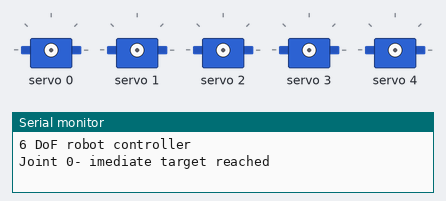
Bench run of a program on a simulated Arduino Mega 2560, built with avr-gcc and run on an emulated ATmega2560. Shown: 5 × servo, the last lines printed to the serial monitor.

Above: at 0.05 s.
At 2.2 s:
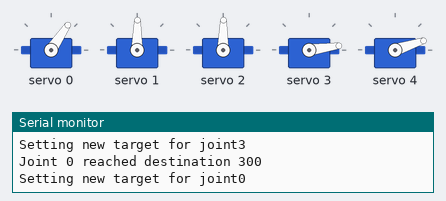
At 4.4 s:
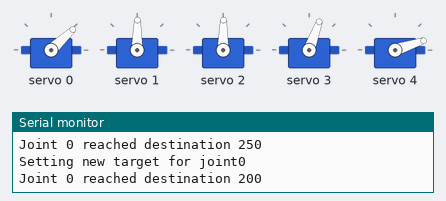
At 9.3 s:
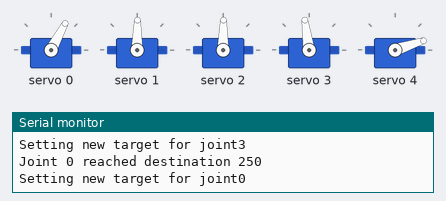
Timing chart, 0 to 12.1 s (numbered marks = the images above):
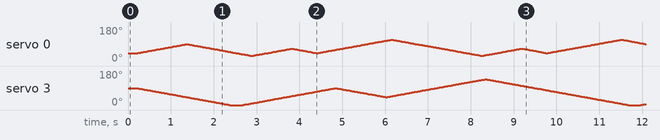

The program:

main.cpp
```cpp
#include "RobotJoint.hpp"
#include <Adafruit_PWMServoDriver.h>

Adafruit_PWMServoDriver pca9685_module = Adafruit_PWMServoDriver();

#define SERVOMIN 100
#define SERVOMAX 400
#define SERVOMAX5 200
#define SERVO_FREQ 50

// Setup the robot joints
RobotJoint joints[5] = {
    RobotJoint(0, 170, 350, &pca9685_module),
    RobotJoint(1, SERVOMIN, SERVOMAX, &pca9685_module),
    RobotJoint(2, SERVOMIN, SERVOMAX, &pca9685_module),
    RobotJoint(3, SERVOMIN, SERVOMAX, &pca9685_module),
    RobotJoint(4, SERVOMIN, SERVOMAX5, &pca9685_module)
};

void setup() {
  Serial.begin(9600);
  Serial.println("6 DoF robot controller");

  pca9685_module.begin();
  pca9685_module.setOscillatorFrequency(27000000);
  pca9685_module.setPWMFreq(SERVO_FREQ);  // Analog servos run at this freq

  // Recommended delay before setting the first servo
  delay(10);

  // Setup destination angles
  joints[0].setImmediateTarget(200);
  joints[1].setImmediateTarget(300);
  joints[2].setImmediateTarget(300);
  joints[3].setImmediateTarget(300);
  joints[4].setImmediateTarget(SERVOMAX5-50);
  // joints[5].setImmediateTarget(SERVOMAX-50);
}

// Define list of random targets for joint 0, between 170 and 350
uint16_t joint0_targets[5] = {300, 170, 250, 200, 350};
uint8_t joint0_target_index = 0;

// Define list of random targets for joint 3, between SERVOMIN and SERVOMAX
uint16_t joint3_targets[5] = {SERVOMIN, 300, 250, 200, SERVOMAX};
uint8_t joint3_target_index = 0;

void loop() {
  // Propagate the joints
  for (int i = 0; i < 5; i++) {
    joints[i].propagate();
  }

  // Check if joint 0 is done moving, then set new target
  if (!joints[0].isMoving()) {
    Serial.println("Setting new target for joint0");
    joints[0].setTargetAngle(joint0_targets[joint0_target_index]);
    joint0_target_index++;
    if (joint0_target_index > 4) {
      joint0_target_index = 0;
    }
  }

  // Check if joint 3 is done moving, then set new target
  if (!joints[3].isMoving()) {
    Serial.println("Setting new target for joint3");
    joints[3].setTargetAngle(joint3_targets[joint3_target_index]);
    joint3_target_index++;
    if (joint3_target_index > 4) {
      joint3_target_index = 0;
    }
  }

  // Loop over joints array and check if any joints are moving
  bool any_joints_moving = false;
  for (int i = 0; i < 5; i++) {
    if (joints[i].isMoving()) {
      any_joints_moving = true;
    }
  }

  if (!any_joints_moving) {
    Serial.println("All joints are done moving");
    delay(1000);
  }
  else
  {
    delay(10);
  }
}
```

RobotJoint.cpp
```cpp
#include "RobotJoint.hpp"
#include <Arduino.h>

RobotJoint::RobotJoint(uint8_t servo_num, uint16_t min, uint16_t max, Adafruit_PWMServoDriver* pwm) {
    this->_servo_num = servo_num;
    this->_min = min;
    this->_max = max;
    // Set the destination to out of bounds
    this->_destination = 0;
    this->_immediate_target = 0;
    this->_valid_destination = false;
    this->_valid_immediate_target = false;
    // Set the current based on which motor we're talking about
    switch (servo_num) {
        case 0:
            this->_current = max;
            break;
        case 1:
            this->_current = max;
            break;
        case 2:
            this->_current = max;
            break;
        case 3:
            this->_current = max;
            break;
        case 4:
            this->_current = (max - min) / 2;
            break;
        case 5:
            this->_current = (max - min) / 2;
            break;
        default:
            Serial.print("Invalid servo number: ");
            Serial.println(servo_num);
            break;
    }
    // Set the PCA9685 PWM driver
    this->_pwm = pwm;
}

void RobotJoint::setTargetAngle(uint16_t destination) {
    if (destination > this->_max || destination < this->_min) {
        Serial.print("Invalid destination ");
        Serial.print(destination);
        Serial.print(" for joint");
        Serial.println(this->_servo_num);
        this->_valid_destination = false;
        return;
    }
    this->_destination = destination;
    this->_valid_destination = true;
}

void RobotJoint::setImmediateTarget(uint16_t destination) {
    if (destination > this->_max || destination < this->_min) {
        Serial.print("Invalid destination ");
        Serial.print(destination);
        Serial.print(" for joint");
        Serial.println(this->_servo_num);
        this->_valid_immediate_target = false;
        return;
    }
    this->_immediate_target = destination;
    this->_valid_immediate_target = true;
}

void RobotJoint::propagate() {
    if (_valid_immediate_target) {
        _pwm->setPWM(this->_servo_num, 0, this->_immediate_target);
        this->_current = this->_immediate_target;
        this->_valid_immediate_target = false;
        Serial.print("Joint ");
        Serial.print(this->_servo_num);
        Serial.println("- imediate target reached");
        return;
    }
    if (_valid_destination) {
        _pwm->setPWM(this->_servo_num, 0, this->_current);
        if (this->_current == this->_destination) {
            Serial.print("Joint ");
            Serial.print(this->_servo_num);
            Serial.print(" reached destination ");
            Serial.println(this->_destination);
            _valid_destination = false;
            return;
        } else {
            if (this->_current < this->_destination) {
                ++this->_current;
            } else {
                --this->_current;
            }
            // Serial.print("Joint ");
            // Serial.print(this->_servo_num);
            // Serial.print(" - current pos: ");
            // Serial.println(this->_current);
        }
    }
}

/**
 * @brief Check if the joint is moving by checking if it has a valid destination or immediate target
 *
 * @return true
 * @return false
 */
bool RobotJoint::isMoving() {
    return this->_valid_destination || this->_valid_immediate_target;
}
```

RobotJoint.hpp
```cpp
// This class defines a joint of the 6 DoF robot arm

#ifndef ROBOTJOINT_HPP

#define ROBOTJOINT_HPP

#include <stdint.h>
#include <Adafruit_PWMServoDriver.h>

class RobotJoint {

public:
    RobotJoint(uint8_t servo_num, uint16_t min, uint16_t max, Adafruit_PWMServoDriver* pwm);
    void setTargetAngle(uint16_t destination);
    void setImmediateTarget(uint16_t destination);
    bool isMoving();
    void propagate();
private:
    uint8_t _servo_num;
    uint16_t _min;
    uint16_t _max;
    uint16_t _destination;
    uint16_t _immediate_target;
    uint16_t _current;
    bool _valid_destination;
    bool _valid_immediate_target;
    Adafruit_PWMServoDriver* _pwm;
};

#endif // ROBOTJOINT_HPP
```
